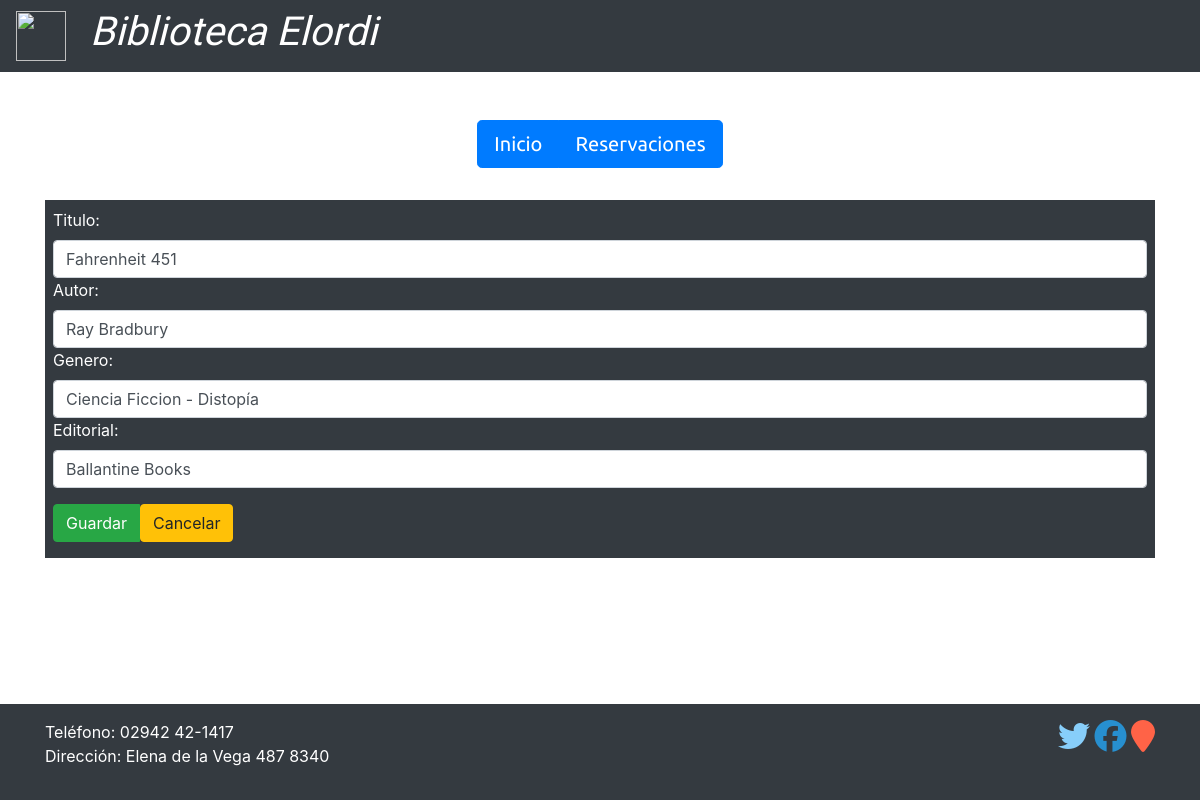
/libros/2/editar/, run on the app's committed database.
### database_setup.py (models this page shows, shortened)
class Libro(Base):
    __tablename__ = 'libro'
    id = Column(Integer, primary_key=True)
    titulo = Column(String(250), nullable=False)
    autor = Column(String(250), nullable=False)
    genero = Column(String(250))
    editorial = Column(String(250))

### app.py (the view)
@app.route("/libros/<int:libro_id>/editar/", methods=['GET', 'POST'])
def editarLibro(libro_id):
    libroEditado = session.query(Libro).filter_by(id=libro_id).one()
    if request.method == 'POST':
        if request.form['nombre']:
            libroEditado.titulo = request.form['nombre']
            libroEditado.autor = request.form['autor']
            libroEditado.genero = request.form['genero']
            libroEditado.editorial = request.form['editorial']
            return redirect(url_for('mostrarLibros'))
    else:
        return render_template('editarLibro.html', libro=libroEditado)

### templates/editarLibro.html
{% extends "libros.html" %}
    {% block contenido %}
    <div class="bg-dark text-white">
        <form action="{{ url_for('editarLibro',libro_id = libro.id)}}" method="post">
            <div class="form-group m-2 pt-2">
                <label for="nombre">Titulo:</label>
                <input type="text" class="form-control" name="nombre" value="{{libro.titulo }}">
                <label for="autor">Autor:</label>
                <input type="text" class="form-control" name="autor" value="{{libro.autor }}">
                <label for="genero">Genero:</label>
                <input type="text" class="form-control" name="genero" value="{{libro.genero }}">
                <label for="editorial">Editorial:</label>
                <input type="text" class="form-control" name="editorial" value="{{libro.editorial }}">
                <div class="btn-group pt-3 pb-3">
                    <button type="submit" class="btn btn-success"> Guardar</button>
                    <a href='{{ url_for("mostrarLibros") }}'>
                        <button type="button" class="btn btn-warning">Cancelar</button>
                    </a>
                </div>
            </div>
        </form>
    </div>
    {% endblock %}

### data on the page
Libro: nombre "Fahrenheit 451", autor "Ray Bradbury", genero "Ciencia Ficcion - Distopía", editorial "Ballantine Books"
